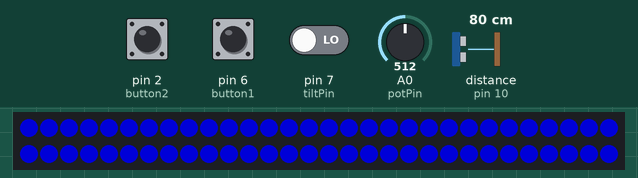
A sketch run on a simulated Arduino Uno, built with avr-gcc and run on an emulated ATmega328P. Shown: 60 RGB LEDs in strip order, left to right, continuing on the next row. Wiring (inferred from the names in the program): ultrasonic range finder: trigger pin 9; echo pin 10. Inputs (shaded band) come from the test bench; at power-on: pin 2 (button2) HIGH, distance to the obstacle (sensor on pin 10) 80 cm, pin 7 (tiltPin) LOW, A0 (potPin) = 512, pin 6 (button1) HIGH. The echo pulse lasts 58.3 µs per cm; dim RGB values are drawn brighter than linear; random numbers use the default seed unless the sketch sets one.

Above: at 1.2 s.
1.3 s: pin 2 (button2) pulled LOW for 0.15 s
At 1.49 s:
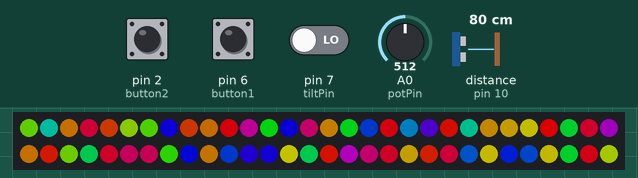
2.0 s: distance to the obstacle (sensor on pin 10) set to 120 cm
At 2.0 s:
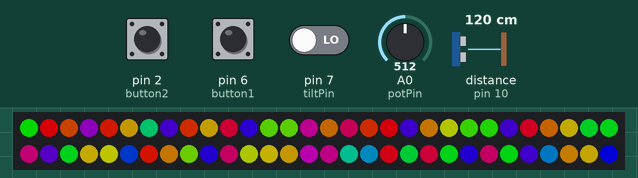
3.6 s: pin 7 (tiltPin) driven HIGH
At 3.76 s:
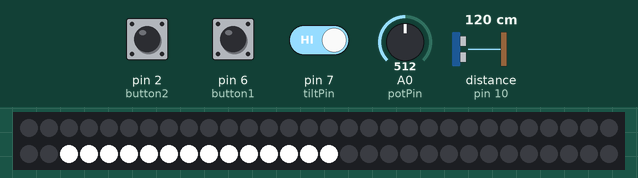
5.3 s: pin 7 (tiltPin) driven LOW
At 5.43 s:
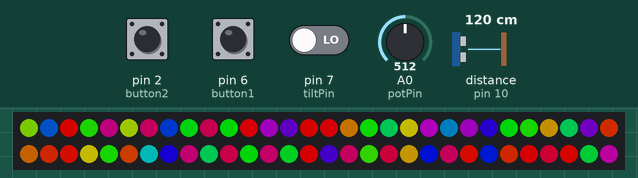
7.3 s: A0 (potPin) set to 10
At 7.34 s:
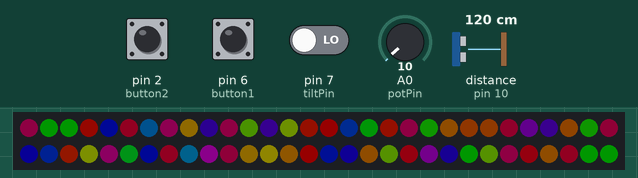
9.6 s: A0 (potPin) set to 511
At 9.65 s:
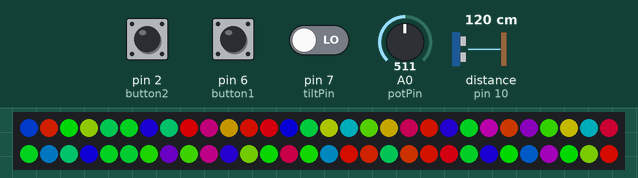

The sketch:

code_9.ino
```cpp
#include <FastLED.h>

#define LED_PIN 3
#define NUM_LEDS 60
#define LED_TYPE WS2812B
#define COLOR_ORDER GRB

CRGB leds[NUM_LEDS];

// Pins
const int button1 = 6;
const int button2 = 2;
const int potPin = A0;
const int trigPin = 9;
const int echoPin = 10;
const int tiltPin = 7;

// Lamp states
bool lampOn = true;
bool partyMode = false;
bool breathingMode = false;
bool stormMode = false;

int colorIndex = 0;

// button variables
unsigned long pressStart = 0;
bool buttonActive = false;
bool longPressTriggered = false;

// button 2
bool lastButton2 = HIGH;

// breathing
int breathBrightness = 0;
int breathDirection = 2;

// colors
CRGB colors[] = {
  CRGB::Blue,
  CRGB::HotPink,
  CRGB::White
};

void setup() {

  FastLED.addLeds<LED_TYPE, LED_PIN, COLOR_ORDER>(leds, NUM_LEDS);

  pinMode(button1, INPUT_PULLUP);
  pinMode(button2, INPUT_PULLUP);
  pinMode(tiltPin, INPUT);

  pinMode(trigPin, OUTPUT);
  pinMode(echoPin, INPUT);

  FastLED.clear();
  FastLED.show();
}

long getDistance() {

  digitalWrite(trigPin, LOW);
  delayMicroseconds(2);

  digitalWrite(trigPin, HIGH);
  delayMicroseconds(10);
  digitalWrite(trigPin, LOW);

  long duration = pulseIn(echoPin, HIGH, 30000);

  long distance = duration * 0.034 / 2;

  return distance;
}

void partyEffect() {

  for (int i = 0; i < NUM_LEDS; i++) {
    leds[i] = CHSV(random8(), 255, 255);
  }
}

void breathingEffect(int baseBrightness) {

  breathBrightness += breathDirection;

  if (breathBrightness <= 10 || breathBrightness >= baseBrightness)
    breathDirection *= -1;

  fill_solid(leds, NUM_LEDS, colors[colorIndex]);
  FastLED.setBrightness(breathBrightness);
}

void normalLight(int brightness) {

  fill_solid(leds, NUM_LEDS, colors[colorIndex]);
  FastLED.setBrightness(brightness);
}

void stormEffect() {

  fill_solid(leds, NUM_LEDS, CRGB::Black);
  FastLED.show();

  int flashes = random(3,7);

  for(int i=0;i<flashes;i++){

    int pos = random(NUM_LEDS);
    int size = random(5,20);

    for(int j=0;j<size;j++){
      if(pos+j < NUM_LEDS)
        leds[pos+j] = CRGB::White;
    }

    FastLED.setBrightness(255);
    FastLED.show();

    delay(random(30,80));

    fill_solid(leds, NUM_LEDS, CRGB::Black);
    FastLED.show();

    delay(random(80,200));
  }
}

void handleButton1(){

  bool btn = digitalRead(button1);

  if (btn == LOW && !buttonActive) {
    buttonActive = true;
    longPressTriggered = false;
    pressStart = millis();
  }

  if (btn == LOW && buttonActive && !longPressTriggered) {

    if (millis() - pressStart > 700) {

      colorIndex++;

      if (colorIndex > 2)
        colorIndex = 0;

      longPressTriggered = true;
    }
  }

  if (btn == HIGH && buttonActive) {

    if (!longPressTriggered) {
      lampOn = !lampOn;
    }

    buttonActive = false;
  }
}

void handleButton2(){

  bool current = digitalRead(button2);

  if (lastButton2 == HIGH && current == LOW) {
    partyMode = !partyMode;
  }

  lastButton2 = current;
}

void loop() {

  handleButton1();
  handleButton2();

  int potValue = analogRead(potPin);
  int brightness = map(potValue, 0, 1023, 20, 255);

  // ultrasonic sensor
  long distance = getDistance();

  if (distance > 0 && distance < 20)
    breathingMode = true;
  else
    breathingMode = false;

  // tilt switch
  if (digitalRead(tiltPin) == HIGH)
    stormMode = true;

  if (!lampOn) {
    FastLED.clear();
    FastLED.show();
    delay(20);
    return;
  }

  if (stormMode) {
    stormEffect();
    stormMode = false;
    return;
  }

  if (partyMode) {
    partyEffect();
    FastLED.setBrightness(brightness);
  }
  else if (breathingMode) {
    breathingEffect(brightness);
  }
  else {
    normalLight(brightness);
  }

  FastLED.show();

  delay(30);
}
```

Measured:
- after the input at 1.3 s, the LEDs: change at once (image 1)
